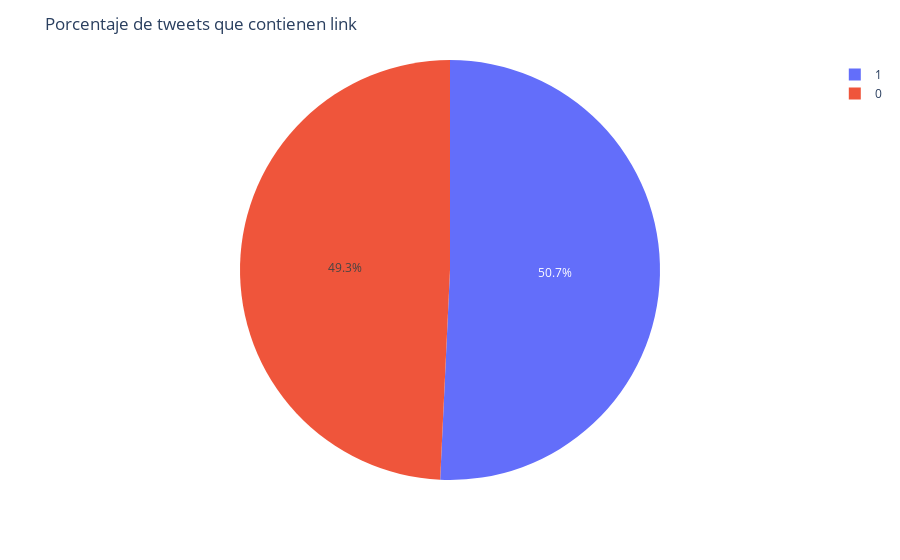

Write notebook code for a chart like this one.
### Markdown cell above
# Gráficos

### Code cell
#grafico_distr(train_df, 'cant_palabras', 'Gráfico de distr. de cantidad de palabras en text',  'Cantidad', '')
#grafico_distr(train_df, 'cant_caracteres','Gráfico de dist. de cantidad de caracteres en text', 'Cantidad', '')
#grafico_distr(train_df, 'cant_stopwords_pct','Gráfico de distr. porcentual de stopwords en text', 'Porcentaje', '')
#grafico_distr(train_df, 'cant_mayus_pct', 'Gráfico de distr. porcentual de mayúsculas en text','Porcentaje', '')
grafico_pie(train_df, 'Porcentaje de tweets que contienen link', 'ref_noticias', 'target')

### Figure 1 — Plotly figure (JSON) as saved in the notebook; plotly's stock layout.template omitted (floating-point values rounded to 4 significant figures; data arrays with more than 128 entries replaced by an {"elided": "..."} marker saying what was removed)
{"data": [{"domain": {"x": [0, 1], "y": [0, 1]}, "hovertemplate": "target=%{label}<br>ref_noticias=%{value}<extra></extra>", "labels": {"elided": "7613 int values"}, "legendgroup": "", "name": "", "showlegend": true, "type": "pie", "values": {"elided": "7613 int values"}}], "layout": {"legend": {"tracegroupgap": 0}, "margin": {"t": 60}, "title": {"text": "Porcentaje de tweets que contienen link"}}}
